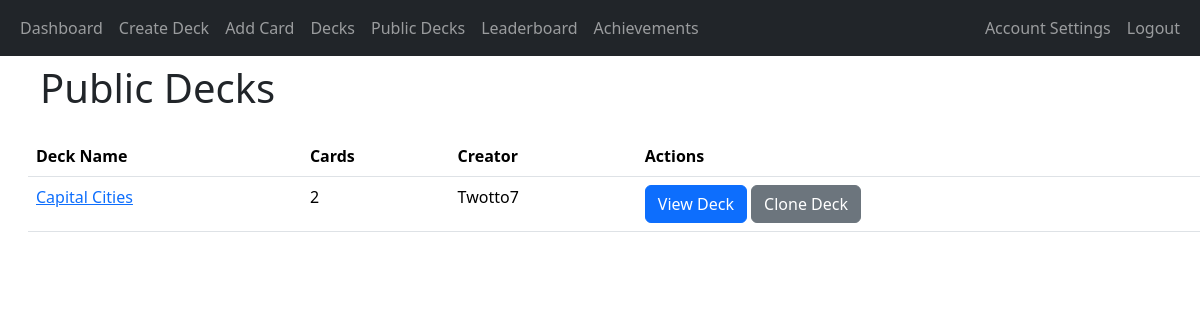
/public_decks (signed in), run on an earlier commit of the app's database.
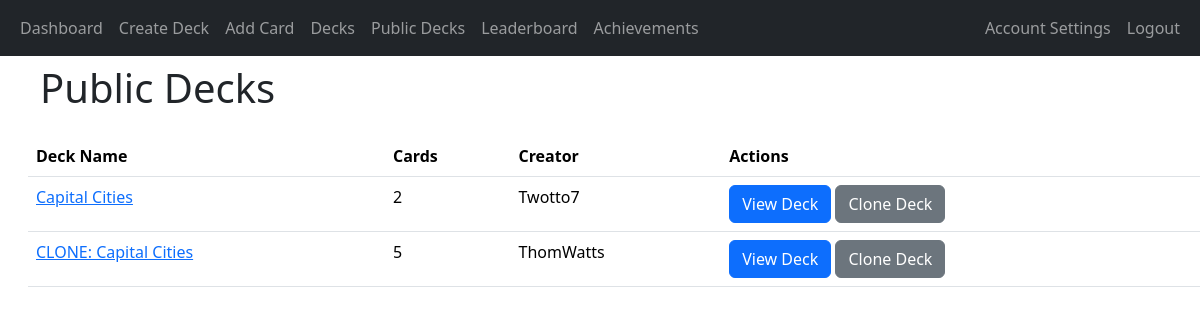
And on a later commit of the database.
### app/decks/models.py (models this page shows, shortened)
class Deck(db.Model):
    deck_id = db.Column(db.Integer, primary_key=True)
    name = db.Column(db.String(100), nullable=False)
    user_id = db.Column(db.Integer, db.ForeignKey('user.user_id'), nullable=False)
    created_at = db.Column(db.DateTime, nullable=False, default=datetime.utcnow)
    shared = db.Column(db.Boolean, default=False)
    review_start_date = db.Column(db.DateTime, nullable=True)
    cards = db.relationship('Card', backref='deck', cascade='all, delete-orphan', lazy=True)

### app/auth/models.py (models this page shows, shortened)
class User(db.Model, UserMixin):
    user_id = db.Column(db.Integer, primary_key=True)
    username = db.Column(db.String(80), unique=True, nullable=False)
    email = db.Column(db.String(120), unique=True, nullable=False)
    password_hash = db.Column(db.String(128), nullable=False)
    points = db.Column(db.Integer, default=0)  # Add points column
    achievements = db.relationship('UserAchievement', back_populates='user', cascade='all, delete-orphan')
    login_events = db.relationship('LoginEvent', backref='user', cascade='all, delete-orphan', lazy=True)
    decks = db.relationship('Deck', backref='user', cascade='all, delete-orphan', lazy=True)

### app/decks/routes.py (the view)
@decks_blueprint.route('/public_decks')
@login_required
def public_decks():
    shared_decks = Deck.query.filter_by(shared=True).all()
    deck_data = []
    for deck in shared_decks:
        card_count = Card.query.filter_by(deck_id=deck.deck_id).count()
        creator = User.query.get(deck.user_id).username  # Fetch the username of the deck creator
        deck_data.append({
            'deck_id': deck.deck_id,
            'name': deck.name,
            'cards': card_count,
            'creator': creator  # Add the creator's username to the deck data
        })
    return render_template('public_decks.html', decks=deck_data)

### app/__init__.py (called while the page is built)
@login_manager.user_loader
def load_user(user_id):
    return User.query.get(int(user_id))

### app/decks/templates/public_decks.html (shortened to what this page needs)
{% extends "base.html" %}
{% block heading %}Public Decks{% endblock %}
{% block content %}
<table class="table">
    <thead>
        <tr>
            <th>Deck Name</th>
            <th>Cards</th>
            <th>Creator</th>
            <th>Actions</th>
        </tr>
    </thead>
    <tbody>
        {% for deck in decks %}
        <tr>
            <td><a href="{{ url_for('decks.view_deck', deck_id=deck['deck_id']) }}">{{ deck['name'] }}</a></td>
            <td>{{ deck['cards'] }}</td>
            <td>{{ deck['creator'] }}</td>
            <td>
                <a href="{{ url_for('decks.view_deck', deck_id=deck['deck_id']) }}" class="btn btn-primary">View Deck</a>
                <a href="{{ url_for('decks.clone_deck', deck_id=deck['deck_id']) }}" class="btn btn-secondary">Clone Deck</a>
            </td>
        </tr>
        {% endfor %}
    </tbody>
</table>
{% endblock %}

What changed in the data, as far as the page shows it:
added Deck: name "CLONE: Capital Cities"
added User: creator "ThomWatts"
Also different on the page:
new list line: "5 View Deck Clone Deck"
